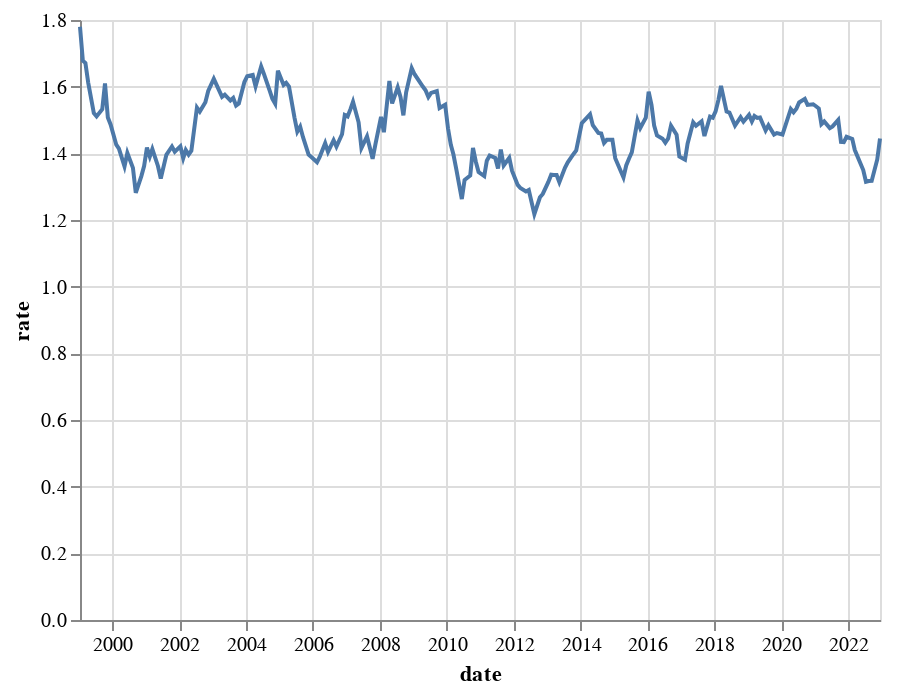

The notebook cell this image was saved under:
### Markdown cell above
## Line Chart

The line chart (also called line graph) was created by William Playfair. It encode data as a series of data points that are connected by a straight line. 

Let's start by creating a line chart for Canada, 
Use the `x` channel to encode the temporal field/attribute, while the `y` channel is used to encode the rate.

### Code cell
alt.Chart(data_canada).mark_line().encode(
    alt.X('date:T'),    # you don't need to encode the type but if you do ordinal or quantitative
    alt.Y('rate:Q'),    # notice what happens when you hardcode the data type 
)

### Figure 1 — Vega-Lite specification as saved in the notebook (floating-point values rounded to 4 significant figures; data arrays with more than 128 entries replaced by an {"elided": "..."} marker saying what was removed)
{"config": {"view": {"continuousWidth": 400, "continuousHeight": 300}}, "data": {"name": "data-a961be329b6941f8cde3109455aeb173"}, "mark": "line", "encoding": {"x": {"type": "temporal", "field": "date"}, "y": {"type": "quantitative", "field": "rate"}}, "$schema": "https://vega.github.io/schema/vega-lite/v4.8.1.json", "datasets": {"data-a961be329b6941f8cde3109455aeb173": {"elided": "206 records"}}}
